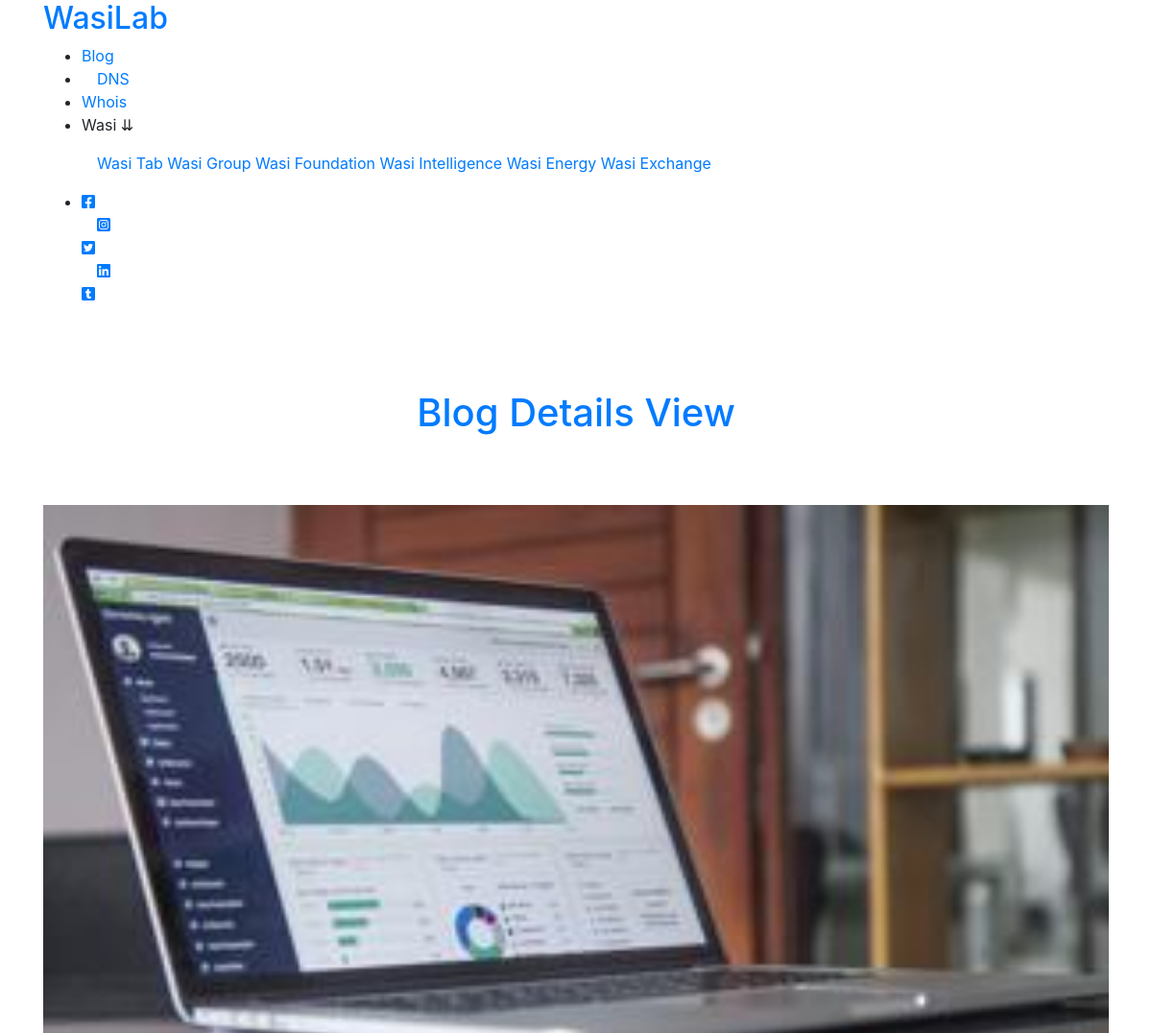
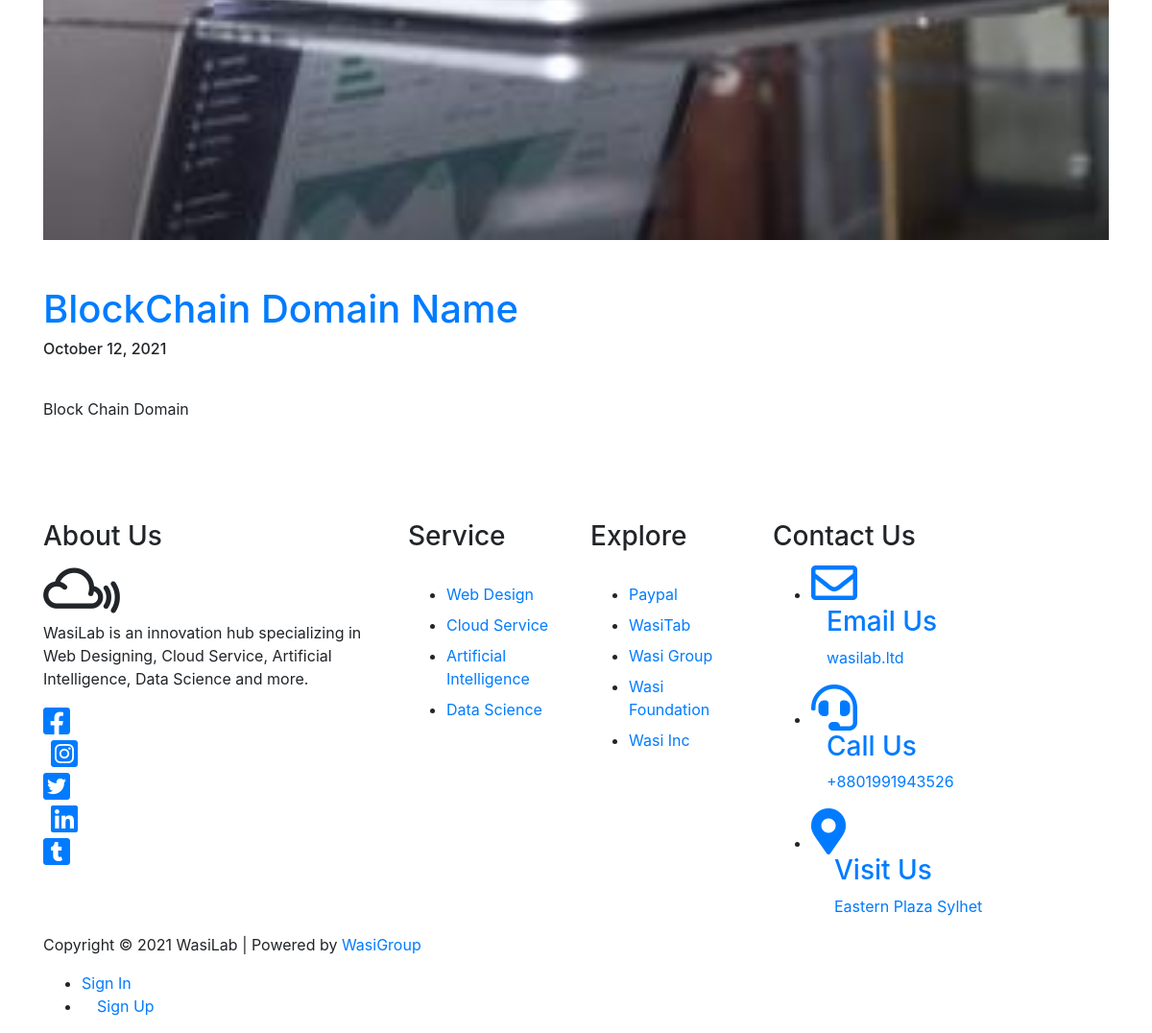
/post/blockchain-domain, run on the app's committed database (2 pictures, top to bottom).
### index/models.py (models this page shows, shortened)
class IndexBlog(models.Model):
        title   = models.CharField(max_length= 200)
        image = models.ImageField(default= 'default.jpg', upload_to= 'IndexImage')
        body = RichTextField(blank= True, null= True)
        time = models.DateTimeField(default = timezone.now)
        slug = models.SlugField(blank=True)

### index/views.py (the view)
# urls.py: path('post/<str:slug>', indexBlogBody.as_view(), name= 'IndexBlogBody')
class indexBlogBody(DetailView):
        model = IndexBlog
        template_name = 'index/IndexBlogBody.html'

### index/templates/index/IndexBlogBody.html
{% extends 'headerfooter.html' %}
{% block IndexBlogBody %}
<div>
        <div id="blog" class='container py-4'>
                <h1 class="text-center pb-5 pt-5 text-primary">Blog Details View</h1>
                <div class='row py-3'>
                        <div class= 'col-12 col-lg-12'>
                                <a href="#">
                                        <img src="{{object.image.url}}" alt="" width='100%' height='800px'>
                                </a>
                        </div>
                        <div class="col-12 col-lg-12" >
                                <div class="title">
                                        <a href="#">
                                                <h1 class="link-none pt-5">{{object.title}}</h1>
                                        </a>
                                        <span class="d-flex ">
                                                <h6>{{object.time|date:"F d, Y"}}</h6>
                                         </span>
                                </div>
                                <div class="paragraph">
                                        <p class="pt-3 text-justify">
                                                {{object.body | safe}}
                                        </p>
                                </div>
                        </div>
                </div>
        </div>
</div>
{% endblock %}

### data on the page
IndexBlog: image (picture), title "BlockChain Domain Name", time "October 12, 2021", body "Block Chain Domain"
